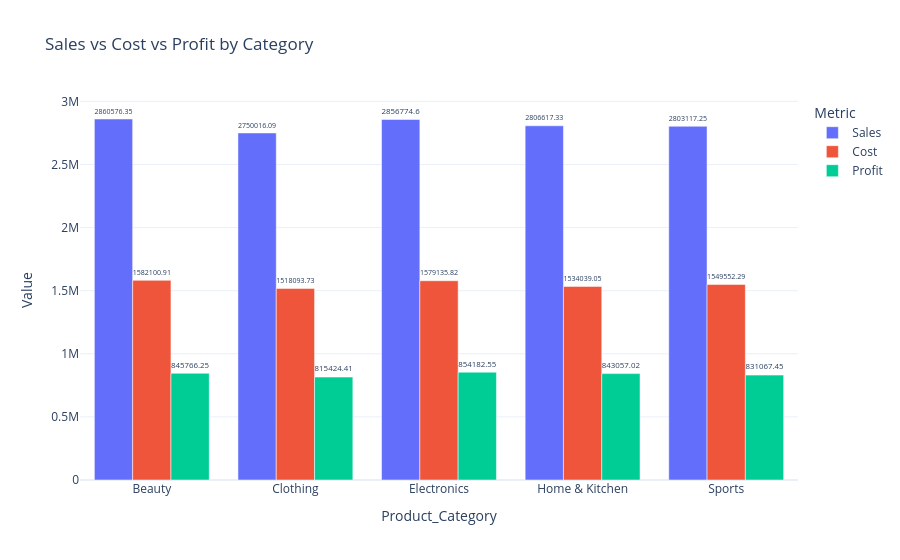

This figure's notebook cell:
### Code cell
fig = px.bar(
    sales_melt,
    x='Product_Category',
    y='Value',
    color='Metric',
    barmode='group',
    template='plotly_white',
    title='Sales vs Cost vs Profit by Category',
    text='Value'
)

fig.update_traces(textposition='outside')

fig.show()

### Figure 1 — Plotly figure (JSON) as saved in the notebook; plotly's stock layout.template omitted (floating-point values rounded to 4 significant figures)
{"data": [{"alignmentgroup": "True", "hovertemplate": "Metric=Sales<br>Product_Category=%{x}<br>Value=%{text}<extra></extra>", "legendgroup": "Sales", "marker": {"color": "#636efa", "pattern": {"shape": ""}}, "name": "Sales", "offsetgroup": "Sales", "orientation": "v", "showlegend": true, "text": [2861000.0, 2750000.0, 2857000.0, 2807000.0, 2803000.0], "textposition": "outside", "type": "bar", "x": ["Beauty", "Clothing", "Electronics", "Home & Kitchen", "Sports"], "xaxis": "x", "y": [2861000.0, 2750000.0, 2857000.0, 2807000.0, 2803000.0], "yaxis": "y"}, {"alignmentgroup": "True", "hovertemplate": "Metric=Cost<br>Product_Category=%{x}<br>Value=%{text}<extra></extra>", "legendgroup": "Cost", "marker": {"color": "#EF553B", "pattern": {"shape": ""}}, "name": "Cost", "offsetgroup": "Cost", "orientation": "v", "showlegend": true, "text": [1582000.0, 1518000.0, 1579000.0, 1534000.0, 1550000.0], "textposition": "outside", "type": "bar", "x": ["Beauty", "Clothing", "Electronics", "Home & Kitchen", "Sports"], "xaxis": "x", "y": [1582000.0, 1518000.0, 1579000.0, 1534000.0, 1550000.0], "yaxis": "y"}, {"alignmentgroup": "True", "hovertemplate": "Metric=Profit<br>Product_Category=%{x}<br>Value=%{text}<extra></extra>", "legendgroup": "Profit", "marker": {"color": "#00cc96", "pattern": {"shape": ""}}, "name": "Profit", "offsetgroup": "Profit", "orientation": "v", "showlegend": true, "text": [845800.0, 815400.0, 854200.0, 843100.0, 831100.0], "textposition": "outside", "type": "bar", "x": ["Beauty", "Clothing", "Electronics", "Home & Kitchen", "Sports"], "xaxis": "x", "y": [845800.0, 815400.0, 854200.0, 843100.0, 831100.0], "yaxis": "y"}], "layout": {"barmode": "group", "legend": {"title": {"text": "Metric"}, "tracegroupgap": 0}, "title": {"text": "Sales vs Cost vs Profit by Category"}, "xaxis": {"anchor": "y", "domain": [0, 1], "title": {"text": "Product_Category"}}, "yaxis": {"anchor": "x", "domain": [0, 1], "title": {"text": "Value"}}}}
